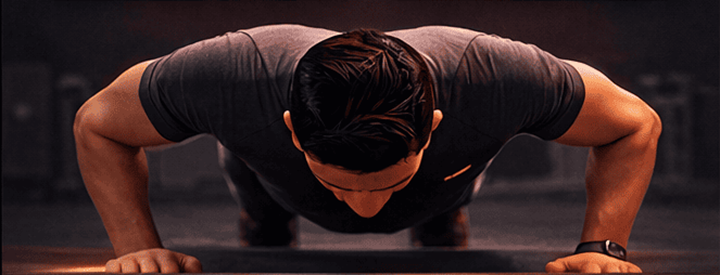
#> input picture Pushup/src/assets/hero-pushup.png, 720 x 275 px
$ python -i composite.py   (imports and definitions only)
#> lines starting #> are read from the running program, lines starting #| are printed output that depends on the picture
#> further down, picture is the input picture: PIL image 720x275 RGBA; mean R, G, B, A 52.9, 34, 33.9, 255
### screenshot-capture-tool/processing/corners.py
"""Rounded-corner alpha mask for PIL images."""
from __future__ import annotations

from PIL import Image, ImageChops, ImageDraw


def rounded_corner_radius(size: tuple[int, int]) -> int:
    """Return the shared corner radius used by the image and its frame."""
    return min(14, max(6, round(min(size) * 0.08)))


def apply_rounded_corners(
    img: Image.Image,
    radius: int | None = None,
    border_width: int = 1,
    border_color: tuple[int, int, int, int] = (255, 255, 255, 82),
) -> Image.Image:
    """
    Apply rounded corners to *img* with anti-aliased edges (4x supersampling).
    The default radius adapts to the image size, and a subtle inner border
    keeps the edge defined against both light and dark backgrounds.
    Returns an RGBA image; areas outside the corners are transparent.
    """
    img = img.convert("RGBA")
    w, h = img.size
    if radius is None:
        radius = rounded_corner_radius((w, h))

    scale = 4
    big = Image.new("L", (w * scale, h * scale), 0)
    draw = ImageDraw.Draw(big)
    draw.rounded_rectangle(
        [(0, 0), (w * scale - 1, h * scale - 1)],
        radius=radius * scale,
        fill=255,
    )
    mask = big.resize((w, h), Image.LANCZOS)
    img.putalpha(ImageChops.multiply(img.getchannel("A"), mask))

    if border_width > 0 and border_color[3] > 0:
        border_big = Image.new("L", big.size, 0)
        border_draw = ImageDraw.Draw(border_big)
        border_draw.rounded_rectangle(
            [(0, 0), (w * scale - 1, h * scale - 1)],
            radius=radius * scale,
            outline=255,
            width=max(1, border_width * scale),
        )
        border_mask = border_big.resize((w, h), Image.LANCZOS)
        border_alpha = border_mask.point(lambda value: value * border_color[3] // 255)
        border = Image.new("RGBA", (w, h), (*border_color[:3], 0))
        border.putalpha(border_alpha)
        img = Image.alpha_composite(img, border)

    return img

### screenshot-capture-tool/processing/composite.py
"""
Frosted-glass background blur composite.

Two modes
---------
MODE_FOCUS_RECT
    The user picks a "focus rectangle" inside the captured image.
    Everything outside that rect is blurred; the rect stays sharp.
    A feathered mask creates a soft depth-of-field transition.

MODE_PADDED_CANVAS
    The captured image is placed on a larger padded canvas whose
    background is a heavily blurred + darkened version of the image.
    This gives the "floating card on blurred background" look shown
    in the example screenshot.
"""
from __future__ import annotations

from PIL import Image, ImageDraw, ImageFilter

MODE_FOCUS_RECT    = "focus_rect"
MODE_PADDED_CANVAS = "padded_canvas"


def apply_focus_blur(
    img: Image.Image,
    focus_box: tuple[int, int, int, int],
    blur_radius: int = 28,
    feather: int = 12,
) -> Image.Image:
    """
    Blur everything outside *focus_box* (left, top, right, bottom).
    Returns an RGB image the same size as *img*.
    """
    img = img.convert("RGB")
    blurred = img.filter(ImageFilter.GaussianBlur(radius=blur_radius))

    # Mask: white = keep sharp, black = use blurred
    mask = Image.new("L", img.size, 0)
    draw = ImageDraw.Draw(mask)
    draw.rectangle(focus_box, fill=255)
    if feather > 0:
        mask = mask.filter(ImageFilter.GaussianBlur(radius=feather))

    return Image.composite(img, blurred, mask)


def apply_padded_canvas(
    img: Image.Image,
    padding: int = 60,
    blur_radius: int = 40,
    corner_radius: int = 18,
    bg_darken: float = 0.45,
) -> Image.Image:
    """
    Place *img* (with rounded corners) on a blurred + darkened background.
    Returns an RGBA image that is (w + 2*padding) × (h + 2*padding).

    This produces the "modal card on blurred background" effect.
    """
#> called with padding = 60, blur_radius = 40, corner_radius = 18, bg_darken = 0.45
    from processing.corners import apply_rounded_corners

    w, h = img.size
#> w = 720; h = 275
    canvas_w, canvas_h = w + padding * 2, h + padding * 2
#> canvas_w = 840; canvas_h = 395

    # Build background: scale up, blur, darken
    bg = img.convert("RGB").resize((canvas_w, canvas_h), Image.LANCZOS)
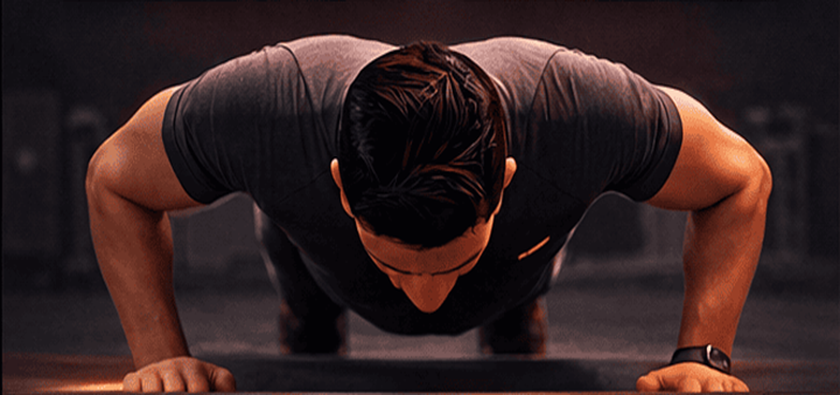
#> bg: PIL image 840x395 RGB; mean R, G, B 52.9, 34, 33.9
    bg = bg.filter(ImageFilter.GaussianBlur(radius=blur_radius))
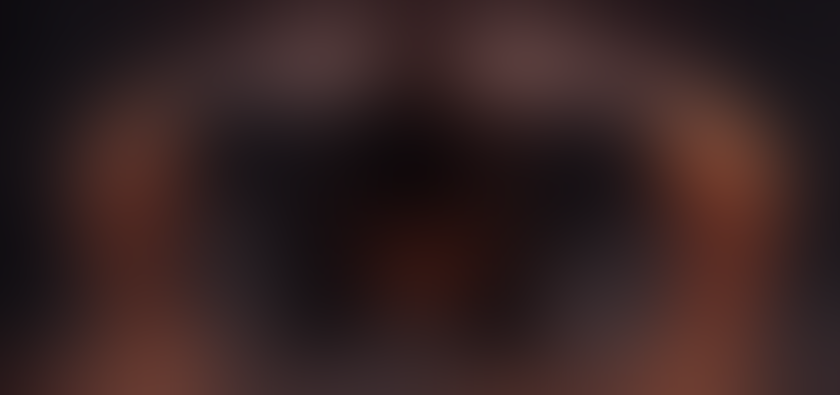
#> bg: PIL image 840x395 RGB; mean R, G, B 52.7, 33.8, 33.7

    # Darken background
    dark_overlay = Image.new("RGB", bg.size, (0, 0, 0))
#> dark_overlay: PIL image 840x395 RGB; every value is 0
    bg = Image.blend(bg, dark_overlay, alpha=bg_darken)
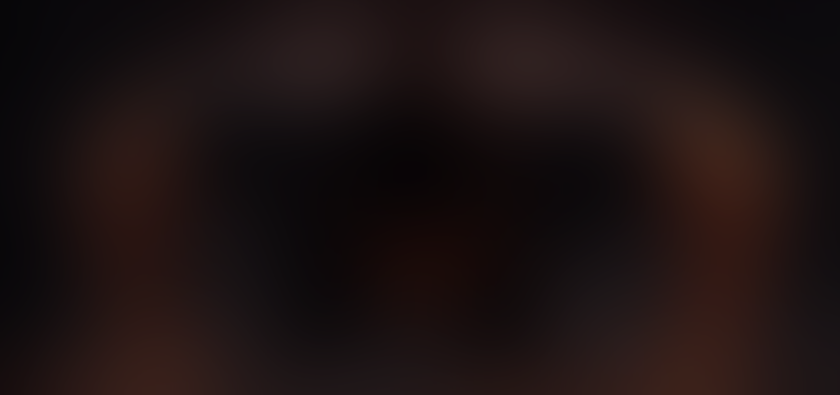
#> bg: PIL image 840x395 RGB; mean R, G, B 28.5, 18.1, 18

    # Rounded-corner foreground
    fg = apply_rounded_corners(img.convert("RGBA"), radius=corner_radius)
#> in apply_rounded_corners, `big = Image.new("L", (w * scale, h * scale), 0)`: big: PIL image 2880x1100 L; every value is 0
#> in apply_rounded_corners, `mask = big.resize((w, h), Image.LANCZOS)`:
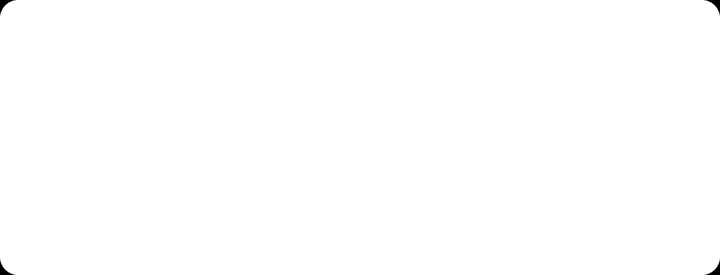
#> mask: PIL image 720x275 L; min 0, max 255, mean 254.6
#> in apply_rounded_corners, `border_mask = border_big.resize((w, h), Image.LANCZOS)`:
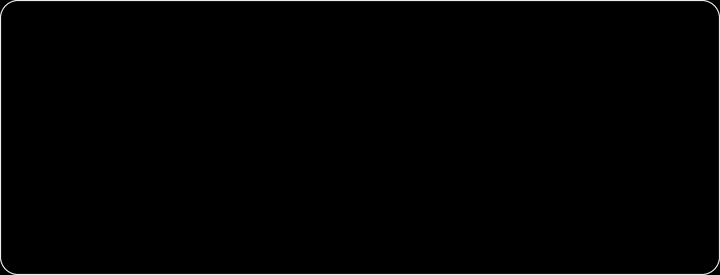
#> border_mask: PIL image 720x275 L; min 0, max 237, mean 2.6

    # Compose
    result = bg.convert("RGBA")
    result.paste(fg, (padding, padding), mask=fg.split()[3])
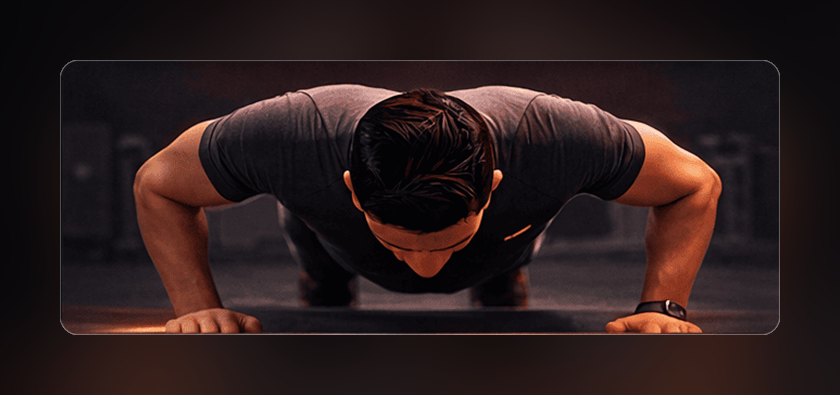
#> result: PIL image 840x395 RGBA; mean R, G, B, A 43.4, 28.3, 28.4, 255; transparent parts drawn white
    return result

>>> from PIL import Image
>>> picture = Image.open('../../Pushup/src/assets/hero-pushup.png')
>>> result = apply_padded_canvas(picture)
